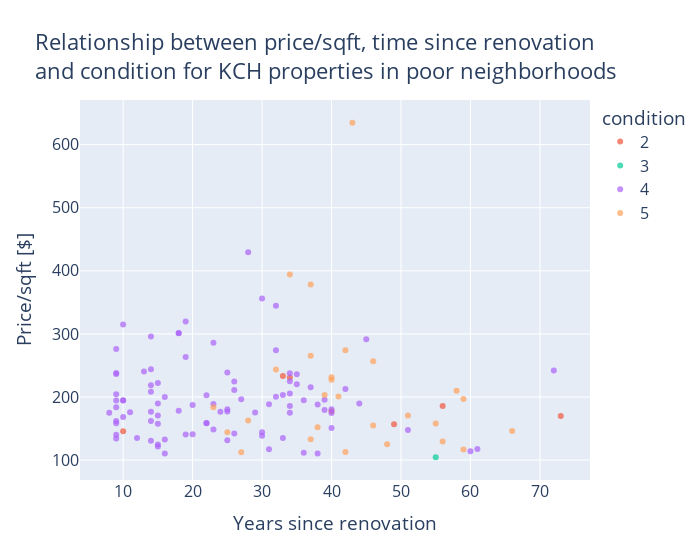

The notebook cell saved with this chart:
### Code cell
# Create a scatter plot on relationship between price/sqft, time since renovation and condition
fig = px.scatter(data_frame=df_with_renovation, x='yrs_since_renovation', y='price_sqft_living',
                 color='condition', labels=dict(yrs_since_renovation='Years since renovation',
                                               price_sqft_living='Price/sqft [$]'),
                 title='Relationship between price/sqft, time since renovation<br>and condition for KCH '
                 'properties in poor neighborhoods', opacity=.7, width=700,
                 category_orders=dict(condition=[1,2,3,4,5]))

fig.update_layout(font=dict(size=16))

fig.show()

### Figure 1 — Plotly figure (JSON) as saved in the notebook; plotly's stock layout.template omitted (floating-point values rounded to 4 significant figures)
{"data": [{"hovertemplate": "condition=2<br>Years since renovation=%{x}<br>Price/sqft [$]=%{y}<extra></extra>", "legendgroup": "2", "marker": {"color": "#EF553B", "opacity": 0.7, "symbol": "circle"}, "mode": "markers", "name": "2", "orientation": "v", "showlegend": true, "type": "scatter", "x": [73, 40, 33, 56, 49, 34, 10], "xaxis": "x", "y": [169.9, 177.3, 233.3, 185.9, 156.9, 231.1, 145.7], "yaxis": "y"}, {"hovertemplate": "condition=3<br>Years since renovation=%{x}<br>Price/sqft [$]=%{y}<extra></extra>", "legendgroup": "3", "marker": {"color": "#00cc96", "opacity": 0.7, "symbol": "circle"}, "mode": "markers", "name": "3", "orientation": "v", "showlegend": true, "type": "scatter", "x": [55], "xaxis": "x", "y": [104.6], "yaxis": "y"}, {"hovertemplate": "condition=4<br>Years since renovation=%{x}<br>Price/sqft [$]=%{y}<extra></extra>", "legendgroup": "4", "marker": {"color": "#ab63fa", "opacity": 0.7, "symbol": "circle"}, "mode": "markers", "name": "4", "orientation": "v", "showlegend": true, "type": "scatter", "x": [10, 40, 18, 29, 19, 9, 14, 22, 34, 72, 24, 15, 38, 19, 25, 27, 39, 30, 42, 30, 14, 33, 12, 9, 60, 9, 40, 32, 18, 25, 20, 19, 23, 40, 15, 30, 61, 10, 20, 18, 45, 9, 25, 31, 22, 15, 15, 22, 34, 34, 31, 39, 9, 9, 44, 11, 28, 14, 14, 34, 23, 36, 14, 35, 26, 23, 38, 15, 34, 9, 33, 32, 36, 8, 16, 13, 10, 32, 16, 25, 14, 35, 37, 51, 26, 9, 9, 26, 15, 10, 9, 14, 16], "xaxis": "x", "y": [194.5, 180.7, 301.6, 175.4, 319.5, 236.5, 218.8, 158.9, 175, 242.1, 176.8, 170.8, 188.2, 263.6, 177.1, 196.4, 179.4, 356.0, 212.7, 144.2, 130.6, 203.1, 135.2, 238.1, 114.0, 276.2, 174.8, 344.8, 178.4, 180.7, 187.5, 140.8, 148.4, 151.0, 157.7, 138.8, 117.7, 194.8, 140.9, 301.0, 291.4, 162.0, 238.8, 188.7, 158.5, 125, 222.2, 202.8, 237.5, 205.8, 117.2, 195.6, 140.1, 194.4, 189.8, 176.0, 429.4, 162.2, 244.2, 185.8, 286.0, 111.6, 176.7, 220.5, 211.1, 189.1, 110.7, 189.9, 225, 134.4, 135.3, 200.4, 195.1, 175, 200, 240.3, 314.9, 274.2, 110.5, 131.6, 296.1, 236.1, 215.4, 147.7, 224.7, 204.5, 158.3, 142.1, 121.7, 168.3, 184.0, 208.3, 132.9], "yaxis": "y"}, {"hovertemplate": "condition=5<br>Years since renovation=%{x}<br>Price/sqft [$]=%{y}<extra></extra>", "legendgroup": "5", "marker": {"color": "#FFA15A", "opacity": 0.7, "symbol": "circle"}, "mode": "markers", "name": "5", "orientation": "v", "showlegend": true, "type": "scatter", "x": [42, 46, 32, 38, 39, 27, 48, 43, 59, 58, 40, 28, 55, 56, 51, 42, 46, 23, 37, 37, 25, 37, 41, 59, 40, 34, 66], "xaxis": "x", "y": [274.0, 154.8, 243.7, 152.1, 203.1, 112.4, 125.2, 634.6, 196.7, 209.8, 227.2, 162.9, 157.9, 129.4, 170.9, 112.9, 256.8, 183.7, 378.5, 265.3, 144.0, 132.9, 200.9, 116.9, 231.5, 394.2, 146.1], "yaxis": "y"}], "layout": {"font": {"size": 16}, "legend": {"title": {"text": "condition"}, "tracegroupgap": 0}, "title": {"text": "Relationship between price/sqft, time since renovation<br>and condition for KCH properties in poor neighborhoods"}, "width": 700, "xaxis": {"anchor": "y", "domain": [0, 1], "title": {"text": "Years since renovation"}}, "yaxis": {"anchor": "x", "domain": [0, 1], "title": {"text": "Price/sqft [$]"}}}}
